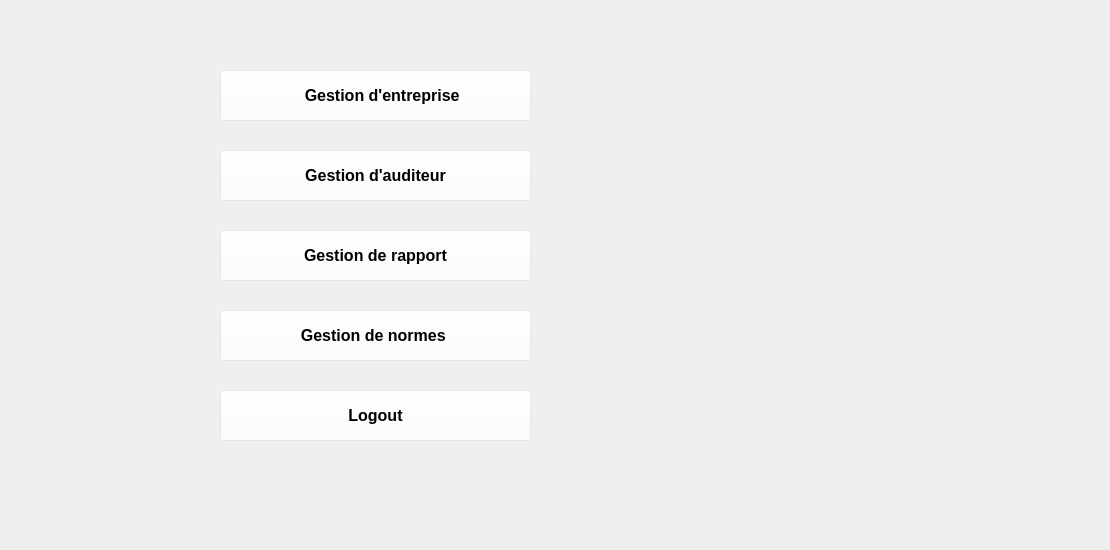
    <widget class="QWidget" name="page_2">
     <widget class="QPushButton" name="Plateforme_emp_3">
      <property name="geometry">
       <rect>
        <x>220</x>
        <y>310</y>
        <width>311</width>
        <height>51</height>
       </rect>
      </property>
      <property name="sizePolicy">
       <sizepolicy hsizetype="Minimum" vsizetype="Minimum">
        <horstretch>0</horstretch>
        <verstretch>0</verstretch>
       </sizepolicy>
      </property>
      <property name="styleSheet">
       <string notr="true">QPushButton{
	border-color: rgb(0, 0, 0);
	color: rgb(0, 167, 200);
color: black;
	background-color: rgb(255, 255, 255,0.25);
font-size: 16px;
font-weight: bold;
}
QPushButton:hover
{
   background-color: rgb(255, 255, 255);
	color:black;
}
</string>
      </property>
      <property name="text">
       <string>Gestion de normes </string>
      </property>
     </widget>
     <widget class="QPushButton" name="Plateforme_emp">
      <property name="geometry">
       <rect>
        <x>220</x>
        <y>230</y>
        <width>311</width>
        <height>51</height>
       </rect>
      </property>
      <property name="sizePolicy">
       <sizepolicy hsizetype="Minimum" vsizetype="Minimum">
        <horstretch>0</horstretch>
        <verstretch>0</verstretch>
       </sizepolicy>
      </property>
      <property name="styleSheet">
       <string notr="true">QPushButton{
	border-color: rgb(0, 0, 0);
	color: rgb(0, 167, 200);
color: black;
	background-color: rgb(255, 255, 255,0.25);
font-size: 16px;
font-weight: bold;
}
QPushButton:hover
{
   background-color: rgb(255, 255, 255);
	color:black;
}
</string>
      </property>
      <property name="text">
       <string> Gestion de rapport </string>
      </property>
     </widget>
     <widget class="QPushButton" name="Plateforme_emp_4">
      <property name="geometry">
       <rect>
        <x>220</x>
        <y>150</y>
        <width>311</width>
        <height>51</height>
       </rect>
      </property>
      <property name="sizePolicy">
       <sizepolicy hsizetype="Minimum" vsizetype="Minimum">
        <horstretch>0</horstretch>
        <verstretch>0</verstretch>
       </sizepolicy>
      </property>
      <property name="styleSheet">
       <string notr="true">QPushButton{
	border-color: rgb(0, 0, 0);
	color: rgb(0, 167, 200);
color: black;
	background-color: rgb(255, 255, 255,0.25);
font-size: 16px;
font-weight: bold;
}
QPushButton:hover
{
   background-color: rgb(255, 255, 255);
	color:black;
}

</string>
      </property>
      <property name="text">
       <string> Gestion d'auditeur </string>
      </property>
     </widget>
     <widget class="QPushButton" name="Plateforme_emp_2">
      <property name="geometry">
       <rect>
        <x>220</x>
        <y>70</y>
        <width>311</width>
        <height>51</height>
       </rect>
      </property>
      <property name="sizePolicy">
       <sizepolicy hsizetype="Minimum" vsizetype="Minimum">
        <horstretch>0</horstretch>
        <verstretch>0</verstretch>
       </sizepolicy>
      </property>
      <property name="styleSheet">
       <string notr="true">QPushButton{
	border-color: rgb(0, 0, 0);
	color: rgb(0, 167, 200);
color: black;
	background-color: rgb(255, 255, 255,0.25);
font-size: 16px;
font-weight: bold;
}
QPushButton:hover
{
   background-color: rgb(255, 255, 255);
	color:black;
}
</string>
      </property>
      <property name="text">
       <string>   Gestion d'entreprise</string>
      </property>
     </widget>
     <widget class="QLabel" name="label_31">
      <property name="geometry">
       <rect>
        <x>0</x>
        <y>0</y>
        <width>1101</width>
        <height>541</height>
       </rect>
      </property>
      <property name="text">
       <string/>
      </property>
      <property name="pixmap">
       <pixmap>../../palette.jpg</pixmap>
      </property>
      <property name="scaledContents">
       <bool>true</bool>
      </property>
     </widget>
     <widget class="QPushButton" name="Plateforme_emp_5">
      <property name="geometry">
       <rect>
        <x>220</x>
        <y>390</y>
        <width>311</width>
        <height>51</height>
       </rect>
      </property>
      <property name="sizePolicy">
       <sizepolicy hsizetype="Minimum" vsizetype="Minimum">
        <horstretch>0</horstretch>
        <verstretch>0</verstretch>
       </sizepolicy>
      </property>
      <property name="styleSheet">
       <string notr="true">QPushButton{
	border-color: rgb(0, 0, 0);
	color: rgb(0, 167, 200);
color: black;
	background-color: rgb(255, 255, 255,0.25);
font-size: 16px;
font-weight: bold;
}
QPushButton:hover
{
   background-color: rgb(255, 255, 255);
	color:black;
}
</string>
      </property>
      <property name="text">
       <string>Logout</string>
      </property>
     </widget>
     <zorder>label_31</zorder>
     <zorder>Plateforme_emp_2</zorder>
     <zorder>Plateforme_emp_4</zorder>
     <zorder>Plateforme_emp_3</zorder>
     <zorder>Plateforme_emp_5</zorder>
     <zorder>Plateforme_emp</zorder>
    </widget>
